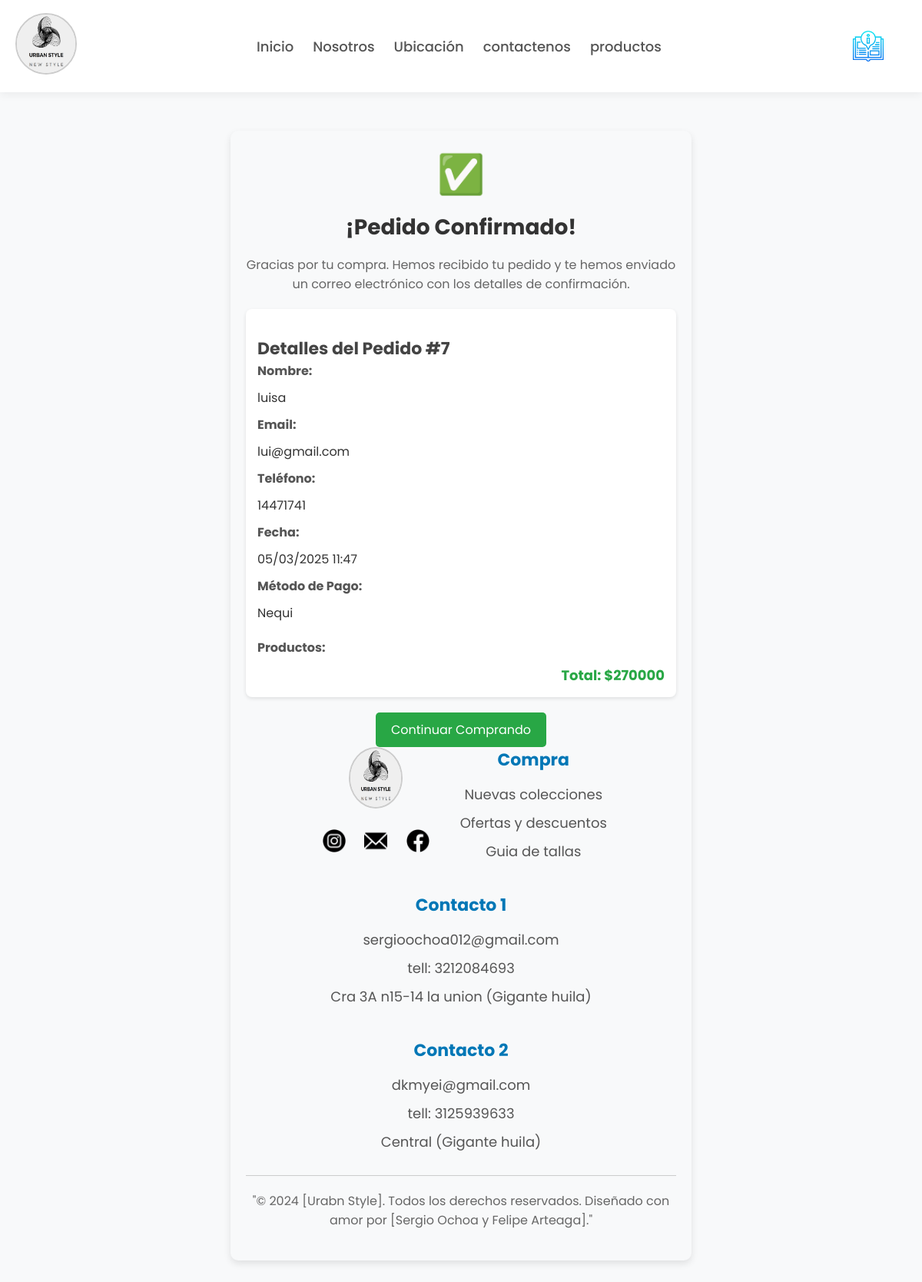
The page /confirmac/7/ on the database its author committed.
### productos/models.py (models this page shows, shortened)
class Orden(models.Model):
    usuario = models.ForeignKey(User, on_delete=models.CASCADE, null=True, blank=True)
    nombre = models.CharField(max_length=200)
    email = models.EmailField()
    telefono = models.CharField(max_length=20)
    sesion_id = models.CharField(max_length=100, null=True, blank=True)
    total = models.DecimalField(max_digits=10, decimal_places=0)
    metodo_pago = models.CharField(
        max_length=20,
        choices=[('nequi', 'Nequi'), ('bancolombia', 'Bancolombia')]
    )
    pagado = models.BooleanField(default=False)
    fecha_creacion = models.DateTimeField(auto_now_add=True)

### productos/views.py (the view)
# urls.py: path('confirmac/<int:orden_id>/', views.confirmacion, name='confirmar'),
def confirmacion(request, orden_id):
    try:
        if request.user.is_authenticated:
            orden = Orden.objects.get(id=orden_id, usuario=request.user)
        else:
            orden = Orden.objects.get(id=orden_id, sesion_id=request.session.session_key)
        items = OrdenItem.objects.filter(orden=orden)
        return render(request, 'confirmacion.html', {
            'orden': orden,
            'items': items
        })
    except Orden.DoesNotExist:
        messages.error(request, "Orden no encontrada")
        return redirect('productos')

### productos/templates/confirmacion.html (shortened to what this page needs)
{% extends 'base.html' %}
{% load static %}
{% block content %}
<link rel="stylesheet" href="{% static 'tienda/confirmacion.css' %}">
<div class="confirmacion-container">
    <div class="confirmacion-icon">✅</div>
    <h1 class="confirmacion-titulo">¡Pedido Confirmado!</h1>
    <div class="confirmacion-mensaje">
        Gracias por tu compra. Hemos recibido tu pedido y te hemos enviado un correo electrónico con los detalles de confirmación.
    </div>
    <div class="confirmacion-detalles">
        <h2 class="resumen-titulo">Detalles del Pedido #{{ orden.id }}</h2>
        <div class="confirmacion-datos">
            <div>
                <div class="datos-titulo">Nombre:</div>
                <div>{{ orden.nombre }}</div>
            </div>
            <div>
                <div class="datos-titulo">Email:</div>
                <div>{{ orden.email }}</div>
            </div>
            <div>
                <div class="datos-titulo">Teléfono:</div>
                <div>{{ orden.telefono }}</div>
            </div>
            <div>
                <div class="datos-titulo">Fecha:</div>
                <div>{{ orden.fecha_creacion|date:"d/m/Y H:i" }}</div>
            </div>
            <div>
                <div class="datos-titulo">Método de Pago:</div>
                <div>{{ orden.get_metodo_pago_display }}</div>
            </div>
        </div>
        <div class="confirmacion-items">
            <div class="datos-titulo">Productos:</div>
            <div class="confirmacion-total">
                Total: ${{ orden.total }}
            </div>
        </div>
    </div>
    <div class="confirmacion-acciones">
        <a href="{% url 'productos' %}" class="btn btn-success">
            Continuar Comprando
        </a>
    </div>
    <div class="confirmacion-acc
{% endblock %}

### productos/static/tienda/base.css (style rules this page uses)
* { margin: 0; padding: 0; box-sizing: border-box; text-decoration: none; list-style: none; font-family: "Poppins", sans-serif; }
body { background-color: #F8F9FA; color: #333; display: flex; flex-direction: column; min-height: 100vh; }

### productos/static/tienda/confirmacion.css (style rules this page uses)
.confirmacion-container { max-width: 600px; margin: 50px auto; padding: 20px; text-align: center; background-color: #f8f9fa; border-radius: 10px; box-shadow: 0px 4px 10px rgba(0, 0, 0, 0.1); }
.confirmacion-icon { font-size: 50px; color: #28a745; margin-bottom: 10px; }
.confirmacion-titulo { font-size: 28px; font-weight: bold; color: #333; }
.resumen-titulo { font-size: 22px; font-weight: bold; margin-top: 20px; color: #444; }
.confirmacion-mensaje { font-size: 16px; color: #666; margin: 15px 0; }
.confirmacion-detalles { text-align: left; margin-top: 20px; background: #fff; padding: 15px; border-radius: 8px; box-shadow: 0px 2px 5px rgba(0, 0, 0, 0.1); }
.confirmacion-datos div { margin-bottom: 10px; }
.datos-titulo { font-weight: bold; color: #555; }
.confirmacion-items { margin-top: 20px; }
.confirmacion-total { font-size: 18px; font-weight: bold; color: #28a745; text-align: right; margin-top: 10px; }
.confirmacion-acciones { margin-top: 20px; }
.btn-success { display: inline-block; padding: 10px 20px; background-color: #28a745; color: white; text-decoration: none; border-radius: 5px; transition: background 0.3s ease; }

### rows shown on the page
Orden: id "7", nombre "luisa", email "lui@gmail.com", telefono "14471741", fecha_creacion "05/03/2025 11:47", metodo_pago "Nequi", total "270000"
